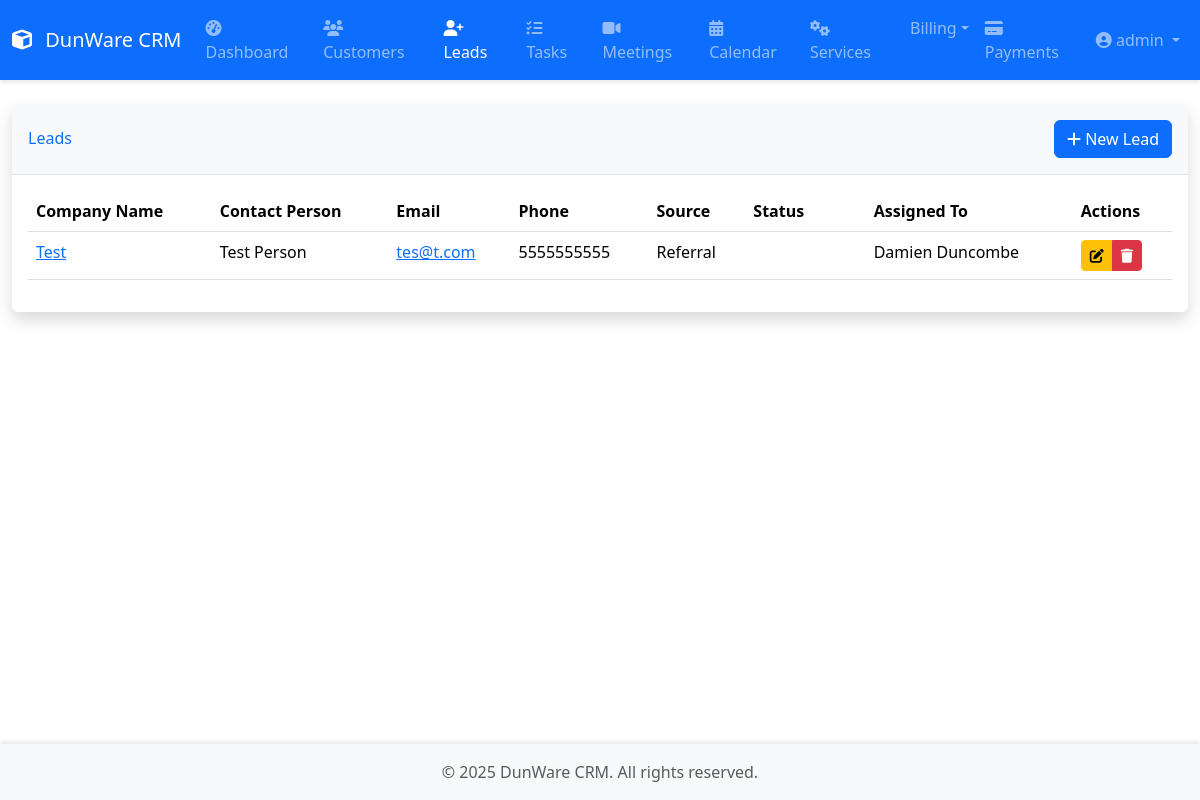
The app's page /leads/ (signed in) with its own data.
### core/models.py (models this page shows, shortened)
class Lead(models.Model):
    LEAD_STATUS = [
        ('new', 'New'),
        ('contacted', 'Contacted'),
        ('qualified', 'Qualified'),
        ('unqualified', 'Unqualified'),
        ('negotiating', 'Negotiating'),
        ('converted', 'Converted'),
        ('lost', 'Lost')
    ]
    LEAD_SOURCE = [
        ('website', 'Website'),
        ('referral', 'Referral'),
        ('social', 'Social Media'),
        ('email', 'Email Campaign'),
        ('other', 'Other')
    ]
    company_name = models.CharField(max_length=200)
    contact_person = models.CharField(max_length=100)
    email = models.EmailField()
    phone = models.CharField(max_length=15)
    source = models.CharField(max_length=20, choices=LEAD_SOURCE)
    status = models.CharField(max_length=20, choices=LEAD_STATUS, default='new')
    notes = models.TextField(blank=True)
    assigned_to = models.ForeignKey(Employee, on_delete=models.SET_NULL, null=True, related_name='leads')
    created_at = models.DateTimeField(auto_now_add=True)
    updated_at = models.DateTimeField(auto_now=True)

class Employee(models.Model):
    user = models.OneToOneField(User, on_delete=models.CASCADE)
    employee_id = models.CharField(max_length=10, unique=True)
    department = models.CharField(max_length=100, default="General")  # ✅ Default
    position = models.CharField(max_length=100, default="Unassigned")  # ✅ Default
    phone = models.CharField(max_length=15, blank=True)
    carrier = models.CharField(
        max_length=20,
        choices=[
            ('att', 'AT&T'),
            ('tmobile', 'T-Mobile'),
            ('verizon', 'Verizon'),
            ('sprint', 'Sprint'),
            ('boost', 'Boost Mobile'),
            ('cricket', 'Cricket'),
            ('metro', 'Metro PCS'),
            ('virgin', 'Virgin Mobile'),
        ],
        blank=True
    )
    hire_date = models.DateField(null=True, blank=True)  # ✅ Allow NULL to prevent errors
    profile_picture = models.ImageField(upload_to='employee_photos/', null=True, blank=True)
    is_active = models.BooleanField(default=True)
    created_at = models.DateTimeField(auto_now_add=True)
    updated_at = models.DateTimeField(auto_now=True)

### core/views.py (the view)
# urls.py: path('leads/', views.LeadListView.as_view(), name='lead-list'),
class LeadListView(LoginRequiredMixin, ListView):
    model = Lead
    template_name = 'core/lead_list.html'
    context_object_name = 'leads'
    paginate_by = 10
    def get_queryset(self):
        queryset = Lead.objects.all()
        search_query = self.request.GET.get('search')
        status_filter = self.request.GET.get('status')
        source_filter = self.request.GET.get('source')
        if search_query:
            queryset = queryset.filter(
                Q(company_name__icontains=search_query) |
                Q(contact_person__icontains=search_query) |
                Q(email__icontains=search_query)
            )
        if status_filter:
            queryset = queryset.filter(status=status_filter)
        if source_filter:
            queryset = queryset.filter(source=source_filter)
        return queryset.order_by('-created_at')
    def get_context_data(self, **kwargs):
        context = super().get_context_data(**kwargs)
        context.update({
            'status_choices': Lead.LEAD_STATUS,
            'source_choices': Lead.LEAD_SOURCE
        })
        return context

### core/templates/core/lead_list.html (shortened to what this page needs)
{% extends 'core/base.html' %}
{% block content %}
<div class="card shadow">
    <div class="card-header py-3 d-flex justify-content-between align-items-center">
        <h6 class="m-0 font-weight-bold text-primary">Leads</h6>
        <a href="{% url 'lead-create' %}" class="btn btn-primary">
            <i class="fas fa-plus"></i> New Lead
        </a>
    </div>
    <div class="card-body">
        {% if leads %}
            <div class="table-responsive">
                <table class="table table-hover">
                    <thead>
                        <tr>
                            <th>Company Name</th>
                            <th>Contact Person</th>
                            <th>Email</th>
                            <th>Phone</th>
                            <th>Source</th>
                            <th>Status</th>
                            <th>Assigned To</th>
                            <th>Actions</th>
                        </tr>
                    </thead>
                    <tbody>
                        {% for lead in leads %}
                            <tr>
                                <td>
                                    <a href="{% url 'lead-detail' lead.pk %}">
                                        {{ lead.company_name }}
                                    </a>
                                </td>
                                <td>{{ lead.contact_person }}</td>
                                <td>
                                    <a href="mailto:{{ lead.email }}">
                                        {{ lead.email }}
                                    </a>
                                </td>
                                <td>{{ lead.phone }}</td>
                                <td>{{ lead.get_source_display }}</td>
                                <td>
                                    <span class="badge bg-{{ lead.get_status_color }}">
                                    </span>
                                </td>
                                <td>
                                    {% if lead.assigned_to %}
                                        {{ lead.assigned_to.user.get_full_name }}
                                    {% else %}
                                        -
                                    {% endif %}
                                </td>
                                <td>
                                    <div class="btn-group">
                                        <a href="{% url 'lead-update' lead.pk %}" class="btn btn-sm btn-warning">
                                            <i class="fas fa-edit"></i>
                                        </a>
                                        <a href="{% url 'lead-delete' lead.pk %}" class="btn btn-sm btn-danger">
                                            <i class="fas fa-trash"></i>
                                        </a>
                                    </div>
                                </td>
                            </tr>
                        {% endfor %}
                    </tbody>
                </table>
            </div>
        {% else %}
            <p class="text-center text-muted my-5">No leads found</p>
        {% endif %}
    </div>
</div>
{% endblock %}

### core/templates/core/base.html (shortened to what this page needs)
{% load static %}
<!DOCTYPE html>
<html lang="en">
<head>
    <link href="https://cdn.jsdelivr.net/npm/bootstrap@5.3.2/dist/css/bootstrap.min.css" rel="stylesheet">
    <link href="https://cdn.jsdelivr.net/npm/@fortawesome/fontawesome-free@6.4.2/css/all.min.css" rel="stylesheet">
    <link href="https://cdn.jsdelivr.net/npm/flatpickr/dist/flatpickr.min.css" rel="stylesheet">
    <link href="{% static 'css/style.css' %}" rel="stylesheet">
</head>
<body>
    <nav class="navbar navbar-expand-lg navbar-dark bg-primary">
        <div class="container-fluid">
            <a class="navbar-brand" href="{% url 'dashboard' %}">
                <i class="fas fa-cube"></i> DunWare CRM
            </a>
            <div class="collapse navbar-collapse" id="navbarMain">
                {% if user.is_authenticated %}
                <ul class="navbar-nav me-auto">
                    <li class="nav-item">
                        <a class="nav-link {% if request.resolver_match.url_name == 'dashboard' %}active{% endif %}"
                           href="{% url 'dashboard' %}">
                            <i class="fas fa-tachometer-alt"></i> Dashboard
                        </a>
                    </li>
                    <li class="nav-item">
                        <a class="nav-link {% if 'customer' in request.resolver_match.url_name %}active{% endif %}"
                           href="{% url 'customer-list' %}">
                            <i class="fas fa-users"></i> Customers
                        </a>
                    </li>
                    <li class="nav-item">
                        <a class="nav-link {% if 'lead' in request.resolver_match.url_name %}active{% endif %}"
                           href="{% url 'lead-list' %}">
                            <i class="fas fa-user-plus"></i> Leads
                        </a>
                    </li>
                    <li class="nav-item">
                        <a class="nav-link {% if 'task' in request.resolver_match.url_name %}active{% endif %}"
                           href="{% url 'task-list' %}">
                            <i class="fas fa-tasks"></i> Tasks
                        </a>
                    </li>
                    <li class="nav-item">
                        <a class="nav-link {% if 'meeting' in request.resolver_match.url_name %}active{% endif %}"
                           href="{% url 'meeting-list' %}">
                            <i class="fas fa-video"></i> Meetings
                        </a>
                    </li>
                    <li class="nav-item">
                        <a class="nav-link {% if 'calendar' in request.resolver_match.url_name %}active{% endif %}"
                           href="{% url 'calendar' %}">
                            <i class="fas fa-calendar-alt"></i> Calendar
                        </a>
                    </li>
                    <li class="nav-item">
                        <a class="nav-link {% if 'service' in request.resolver_match.url_name %}active{% endif %}"
                           href="{% url 'service-list' %}">
                            <i class="fas fa-cogs"></i> Services
                        </a>
                    </li>
                    <li class="nav-item dropdown">
                        <a class="nav-link dropdown-toggle {% if 'billing' in request.resolver_match.url_name %}active{% endif %}" href="#" id="billingDropdown" role="button" data-bs-toggle="dropdown">Billing</a>
                    </li>
                    <li class="nav-item">
                        <a class="nav-link {% if 'payment' in request.resolver_match.url_name %}active{% endif %}"
                           href="{% url 'payment-list' %}">
                            <i class="fas fa-credit-card"></i> Payments
                        </a>
                    </li>
                </ul>
                    <ul class="navbar-nav ms-auto">
                        <li class="nav-item dropdown">
                            <a class="nav-link dropdown-toggle" href="#" id="navbarDropdown"
                               role="button" data-bs-toggle="dropdown">
                                <i class="fas fa-user-circle"></i>
                                {{ user.get_full_name|default:user.username }}
                            </a>
                        </li>
                    </ul>
                {% endif %}
            </div>
        </div>
    </nav>
    <div class="container-fluid py-4">
        {% block content %}{% endblock %}
    </div>
    <footer class="footer mt-auto py-3 bg-light">
        <div class="container text-center">
            <span class="text-muted">© {% now "Y" %} DunWare CRM. All rights reserved.</span>
        </div>
    </footer>
</body>
</html>

### dunware_crm/static/css/style.css (style rules this page uses)
body { min-height: 100vh; display: flex; flex-direction: column; }
.container-fluid { flex: 1; }
.navbar { box-shadow: 0 2px 4px rgba(0,0,0,.1); }
.navbar-brand i { margin-right: 0.5rem; }
.card { box-shadow: 0 0.15rem 1.75rem 0 rgba(58, 59, 69, 0.15); border: none; margin-bottom: 1rem; }
.card-header { background-color: #f8f9fc; border-bottom: 1px solid #e3e6f0; }
.footer { margin-top: auto; box-shadow: 0 -2px 4px rgba(0,0,0,.1); }

### records on screen
Lead: company_name "Test", contact_person "Test Person", email "tes@t.com", phone "5555555555", source "Referral", assigned_to.user.get_full_name "Damien Duncombe"

### other values on screen
{{ user.get_full_name|default:user.username }} "admin"
